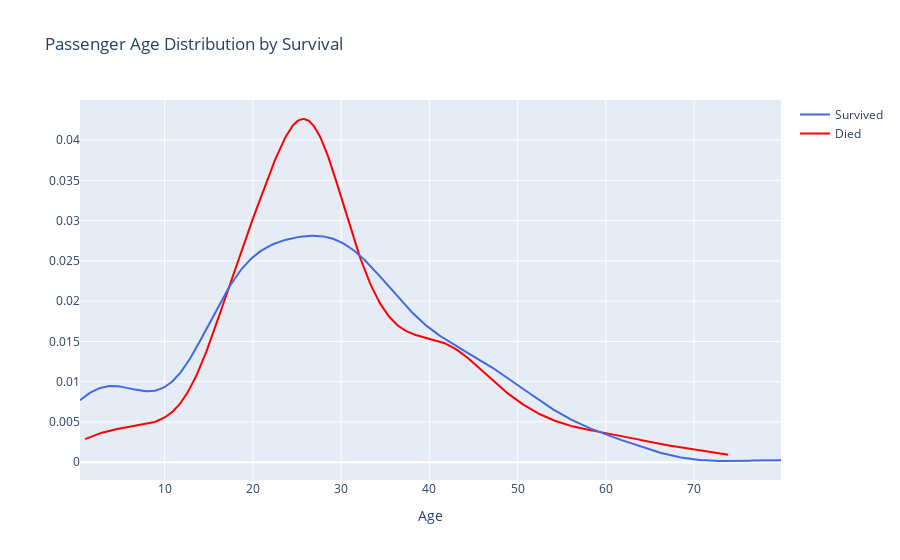

The cell this chart's notebook holds for it:
### Markdown cell above
### Age

Age is a very important factor to predict if a person survived the shipwreck. Children were evacuated first, for example. But first it's important to fill the missing values. To do so, I created a "Title" feature, which allowed me to impute ages more precisely. The Passenger Class is also considered to help improve the imputation precision.

### Code cell
# Creating Title feature
full_df["Title"] = full_df["Name"].str.extract(" ([A-Za-z]+)\.")
full_df.Title.replace(["Mlle", "Ms", "Mme"], "Miss", inplace=True)
full_df.Title.replace(["Lady", "Countess", "Dona"], "Mrs", inplace=True)
full_df.Title.replace(["Major", "Jonkheer", "Don", "Col", "Sir", "Capt"], "Mr", inplace=True)

# Imputing Age based on Title and Passenger Class
age_medians = full_df.groupby(["Title", "Pclass"])["Age"]
full_df.Age = age_medians.transform(lambda x: x.fillna(x.median()))

# Dropping Ttitle feature
full_df.drop(columns=["Title"], inplace=True)

# Plotting Age distribution by Survival
data = [full_df.Age[full_df.Survived == 0], full_df.Age[full_df.Survived == 1]]
labels = ["Died", "Survived"]
colors = ["red", "royalblue"]
fig = ff.create_distplot(data, labels, colors=colors, bin_size=5, show_rug=False, show_hist=False)
fig.update_layout(
    title_text="Passenger Age Distribution by Survival",
    xaxis_title="Age"
)
fig.show()

### Figure 1 — Plotly figure (JSON) as saved in the notebook; plotly's stock layout.template omitted (floating-point values rounded to 4 significant figures; data arrays with more than 128 entries replaced by an {"elided": "..."} marker saying what was removed)
{"data": [{"legendgroup": "Died", "marker": {"color": "red"}, "mode": "lines", "name": "Died", "showlegend": true, "type": "scatter", "x": {"elided": "500 float values"}, "xaxis": "x", "y": {"elided": "500 float values"}, "yaxis": "y"}, {"legendgroup": "Survived", "marker": {"color": "royalblue"}, "mode": "lines", "name": "Survived", "showlegend": true, "type": "scatter", "x": {"elided": "500 float values"}, "xaxis": "x", "y": {"elided": "500 float values"}, "yaxis": "y"}], "layout": {"barmode": "overlay", "hovermode": "closest", "legend": {"traceorder": "reversed"}, "title": {"text": "Passenger Age Distribution by Survival"}, "xaxis": {"anchor": "y2", "domain": [0, 1], "title": {"text": "Age"}, "zeroline": false}, "yaxis": {"anchor": "free", "domain": [0, 1], "position": 0}}}
